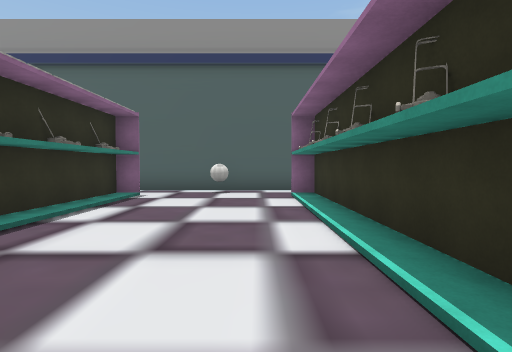
[1] (above)

24 first-person views from a walk through a Unity game level. The camera is 1.5 m above the floor, tilts 2° down and sees 80° across. The floor is counted in squares, 2 m on a side. Each view is taken from the middle of a square. On the plan, view 1 faces up. The plan holds only what a view shows up to about 10 squares ahead; the rest is blank. The player character is not drawn. Some surface patterns are stand-ins.

[2]
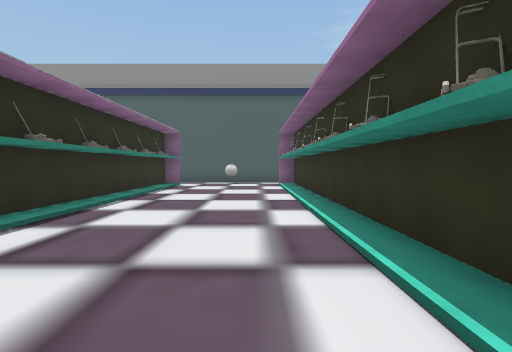

[3]
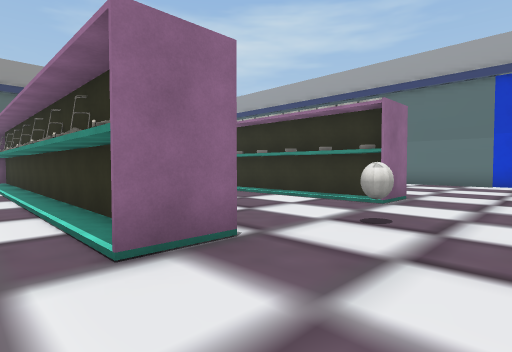

[4]
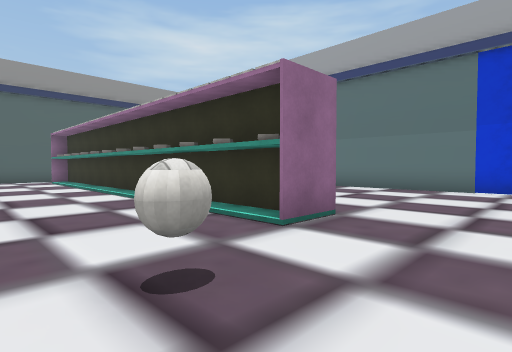

[5]
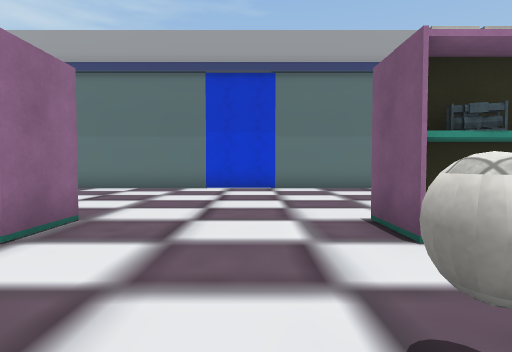

[6]
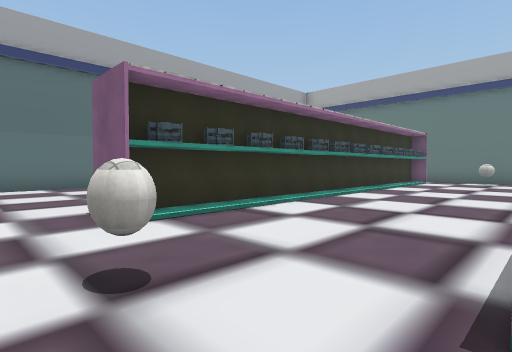

[7]
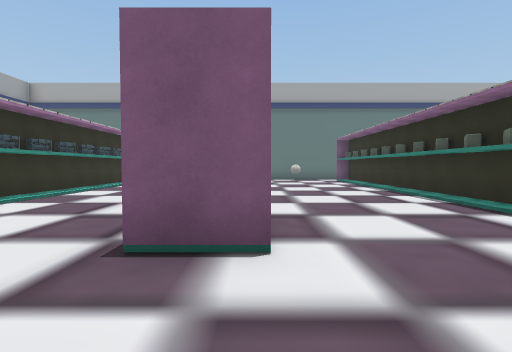

[8]
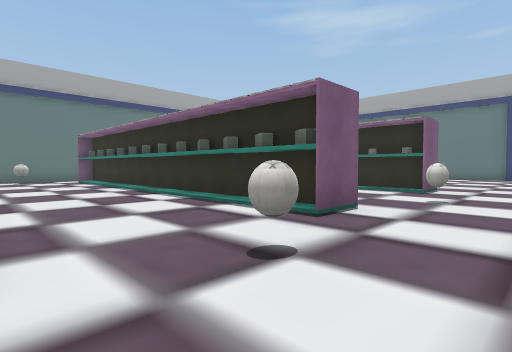

[9]
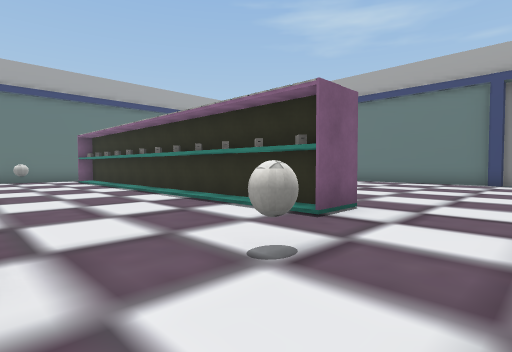

[10]
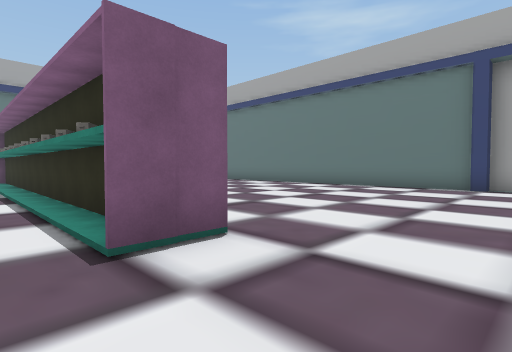

[11]
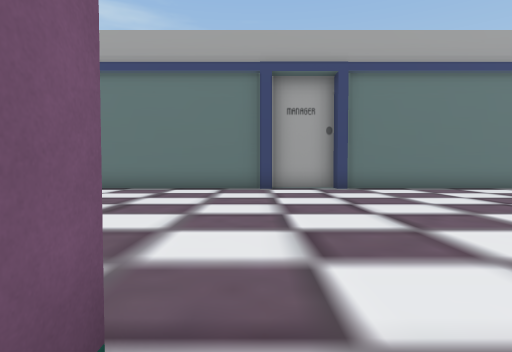

[12]
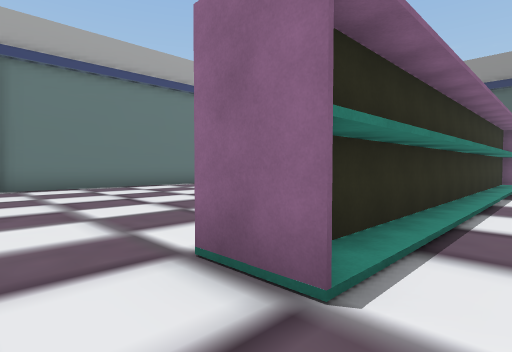

[13]
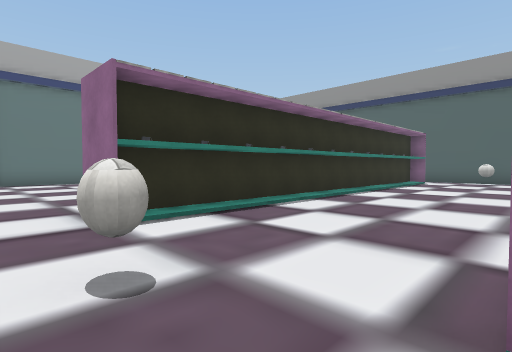

[14]
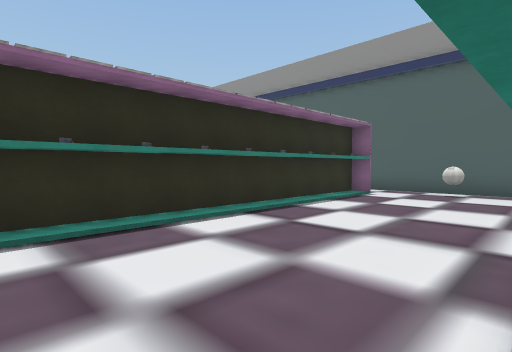

[15]
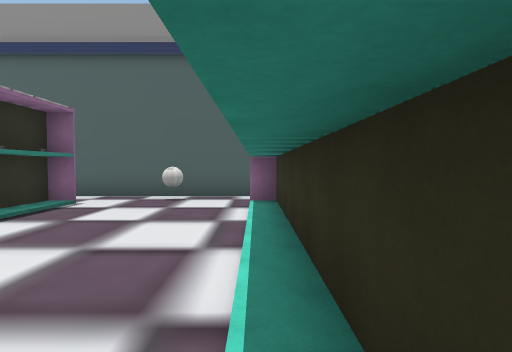

[16]
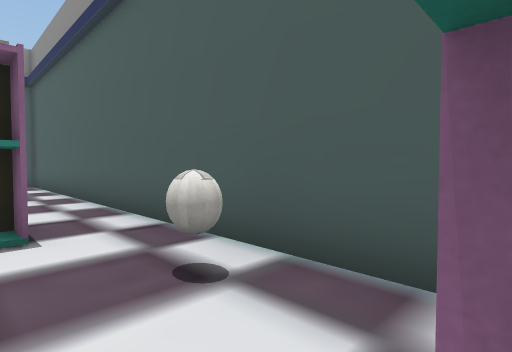

[17]
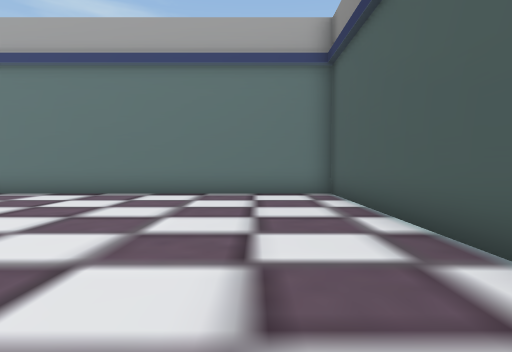

[18]
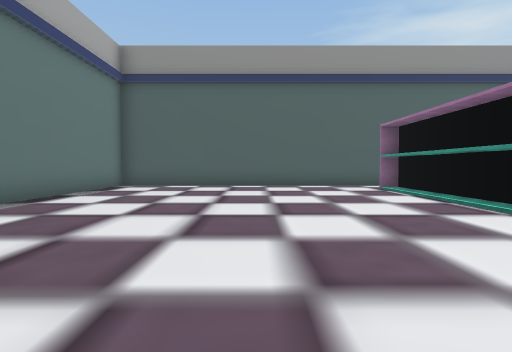

[19]
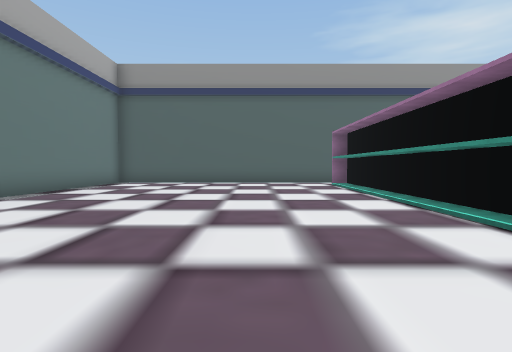

[20]
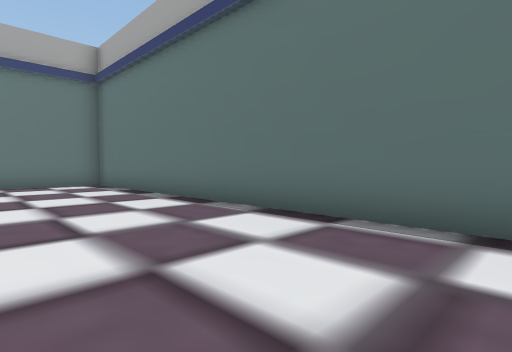

[21]
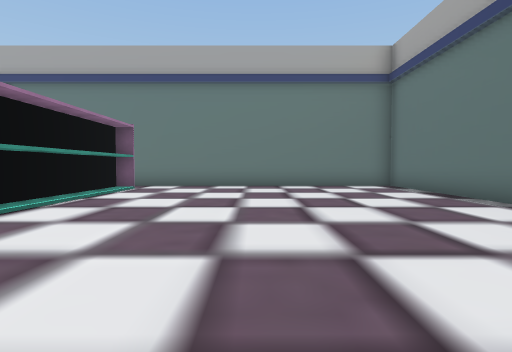

[22]
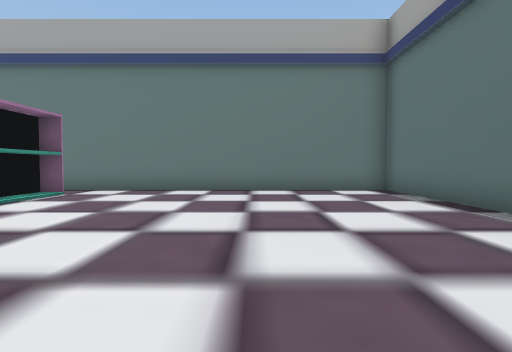

[23]
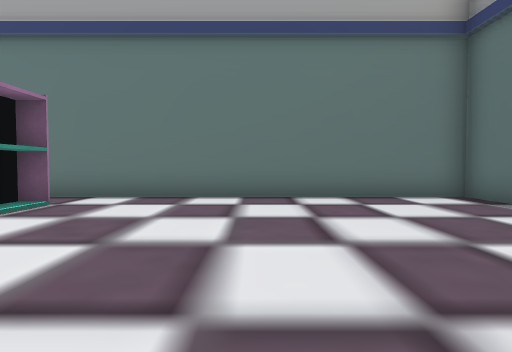

[24]
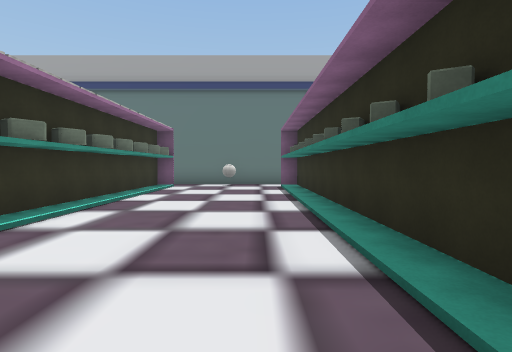

### Floor plan
Key: @ floor where view 1 was taken; # wall or solid block; . floor; / step, stairs or slope.
Columns run from 19 left of view 1 to 13 right of it. Each row starts with its distance up from view 1.
 10  ####################
  9  #...................
  8  #........##...##...##
  7  #......../#.../#.../#
  6  #......../#.../#.../#
  5  #......../#.../#.../# ..
  4  #......../#.../#.../# ../#
  3  #......../#.../#.../# ../#
  2  #......../#.../#.../# ../#
  1  #......../#.../#.../# ../#
  0  #......../#.../#..@/# ../#
 -1  #......../#.../ .../# ../#     #
 -2  #........ #.../ .../#.../#   ..#
 -3  #.......  #.../  ../#.../# ....#
 -4  #......../#.../   ./#.../#.....#
 -5  #........##...#   .##...##.....#
 -6  ...............................#
 -7 #...............................#
 -8 ##..............................#
 -9  #........##...##...##...##.....#
-10  #........ #.../#.../ .../#  ...#
-11  #.......  #.../#.../ .../#     #
-12  #......   #... #.../ .../#
-13  #.......  #... #.../ .../#
-14  #........ #... #.../#.../#
-15  #......../#... #.../#.../#
-16  #......../#... #.../#.../#
-17  #......../#... #.../#.../#
-18  #......../# .. #.../#...
-19  #......../#    #.../#..
-20  #......../#    #.../#.
-21  #........##
-22  #..........
-23  ###########

Where each view was taken, in squares from view 1:
view 1: 0 up, 0 right, facing up
view 2: 4 down, 0 right, facing up
view 3: 7 down, 0 right, facing up-right
view 4: 7 down, 3 right, facing up-right
view 5: 7 down, 3 right, facing right
view 6: 7 down, 2 right, facing down-right
view 7: 6 down, 1 right, facing down
view 8: 6 down, 1 right, facing down-left
view 9: 6 down, 4 left, facing down-left
view 10: 6 down, 7 left, facing down-left
view 11: 8 down, 8 left, facing left
view 12: 6 down, 7 left, facing up-left
view 13: 6 down, 4 left, facing up-left
view 14: 1 down, 4 left, facing up-left
view 15: 1 up, 4 left, facing up
view 16: 7 up, 4 left, facing up-left
view 17: 7 up, 9 left, facing left
view 18: 2 down, 13 left, facing up
view 19: 4 down, 12 left, facing up
view 20: 10 down, 14 left, facing down-left
view 21: 11 down, 13 left, facing down
view 22: 13 down, 14 left, facing down
view 23: 15 down, 13 left, facing down
view 24: 10 down, 2 left, facing down
